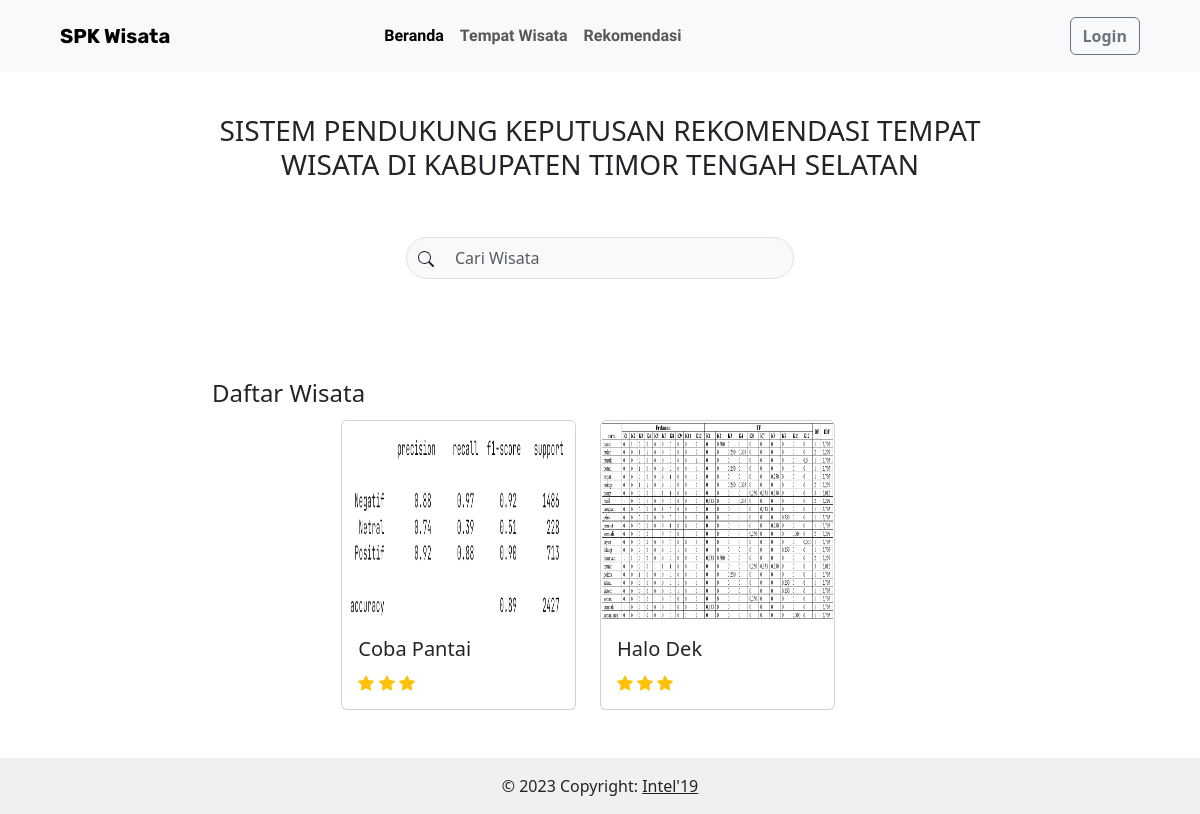
Screenshot of /temp/home_temp.php with the database file from the repository.
### tables this page shows
CREATE TABLE `alternatif` (
  `id_alternatif` int(5) NOT NULL,
  `nama_alternatif` varchar(255) NOT NULL,
  `alamat` text NOT NULL,
  `gambar` varchar(255) NOT NULL,
  `latitude` varchar(255) NOT NULL,
  `longitude` varchar(255) NOT NULL,
  `rating` int(1) NOT NULL,
  `biaya_alt` int(11) NOT NULL,
  `fasilitas_alt` text NOT NULL,
  `jarak_alt` decimal(10,2) NOT NULL
);

### temp/home_temp.php (the view, shortened to what this page needs)
<?php
require_once './config.php';
$keyword = '';
if (isset($_POST['k'])) {
    $keyword = $_POST['k'];
    $query = $koneksi->prepare("SELECT * FROM alternatif WHERE nama_alternatif LIKE ?");
    $searchKeyword = '%' . $keyword . '%';
    $query->bind_param('s', $searchKeyword);
    $query->execute();
    $tempat_wisata = $query->get_result();
}
else{
    $tempat_wisata = $koneksi->query("SELECT * FROM alternatif ORDER BY rating DESC");
}
?>
<!DOCTYPE html>
<html>
<head>
    <link href="https://cdn.jsdelivr.net/npm/bootstrap@5.3.0/dist/css/bootstrap.min.css" rel="stylesheet"
 />
    <link rel="stylesheet" href="./assets/vendor/fontawesome-free/css/all.min.css">
</head>
<body>
    <section class="">
        <nav class="navbar fixed-top navbar-transparent navbar-expand-lg bg-body-tertiary py-3 px-5">
            <div class="container-fluid">
                <a class="navbar-brand fw-bolder" href="#">SPK Wisata</a>
                <div class="collapse navbar-collapse" id="navbarSupportedContent">
                    <ul class="navbar-nav ms-auto me-auto mb-2 mb-lg-0">
                        <li class="nav-item">
                            <a class="nav-link fw-bolder active" aria-current="page" href="./home.php">Beranda</a>
                        </li>
                        <li class="nav-item">
                            <a class="nav-link fw-bolder" aria-current="page" href="./tempat-wisata.php">Tempat
                                Wisata</a>
                        </li>
                        <li class="nav-item">
                            <a class="nav-link fw-bolder" aria-current="page" href="./rekomendasi.php">Rekomendasi</a>
                        </li>
                    </ul>
                    <ul class="navbar-nav ms-auto mb-2 mb-lg-0">
                        <li class="nav-item">
                            <a class="btn btn-outline-secondary fw-bolder" aria-current="page"
                                href="./auth/login.php">Login</a>
                        </li>
                    </ul>
                </div>
            </div>
        </nav>
        <div class="text-center text-lg-start">
            <div class="container col-lg-8" style="margin-top: 10%;">
                <div class="row gx-lg-10 text-center">
                    <div class="title">
                        <h3>SISTEM PENDUKUNG KEPUTUSAN REKOMENDASI TEMPAT WISATA DI KABUPATEN TIMOR TENGAH SELATAN</h3>
                    </div>
                </div>
                <div class="search-box d-flex justify-content-center mt-5 col-lg-12">
                    <form class="col-lg-6 d-flex" role="search" action="" method="post">
                        <input name="k" class="form-control bg-light ps-5 py-2" style="border-radius: 3em;"
                            type="search" value="<?=$keyword;?>" placeholder="Cari Wisata" aria-label="Search">
                        <button style="position: absolute; border-top-left-radius: 3em; border-bottom-left-radius: 3em;"
                            class="btn py-2 border border-0" type="submit">
                        </button>
                    </form>
                </div>
                <h4 class="" style="margin-top:100px;">Daftar Wisata</h4>
                <div class="row list-wisata d-flex justify-content-center mt-2 col-lg-12 col-md-12">
                    <?php foreach ($tempat_wisata as $key => $wisata):?>
                    <div class="col-lg-4 mt-1 content">
                        <div class="card">
                            <img style="height: 200px;"
                                src="<?= $wisata['gambar'] == '-'? './assets/images/no-img.png':"./user_area/gambar/".$wisata['gambar'];?>"
                                class="
                            card-img-top" alt="...">
                            <div class="card-body">
                                <h5 class="card-title"><?=$wisata['nama_alternatif'];?></h5>
                                <?php for($i = 0; $i < $wisata['rating'];$i++): ?>
                                <span class="card-text text-warning"></span>
                                <?php endfor;?>
                            </div>
                        </div>
                    </div>
                    <?php endforeach;?>
                </div>
            </div>
        </div>
    </section>
    <footer class="bg-white mt-5 text-center text-lg-start">
        <div class="text-center p-3" style="background-color: #F0F0F0;">
            © 2023 Copyright:
            <a class="text-dark" href="https://www.instagram.com/ilkom19_unc/">Intel'19</a>
        </div>
    </footer>
</body>
</html>

### temp/home_temp.php (style rules this page uses)
.navbar-transparent { background-color: hsl(0, 0%, 96%); }
@media (min-width: 992px) { .navbar-transparent { margin-bottom: -40px; } }
.navbar-brand { font-family: 'Rubik', sans-serif; }
.nav-link { font-family: 'Prompt', sans-serif; }
.content { display: none; }

### rows the page displays
alternatif: gambar (picture), nama_alternatif "Coba Pantai", rating 3 (drawn)
alternatif: gambar (picture), nama_alternatif "Halo Dek", rating 3 (drawn)
